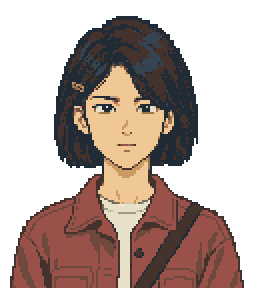
#> input picture godot_native/assets/native/protagonist_female/portrait.png, 128 x 144 px (shown 2 times larger)
$ python -i normalize.py   (imports and definitions only)
#> lines starting #> are read from the running program, lines starting #| are printed output that depends on the picture; after the words box and inside, x2 and y2 are one past the last pixel; in counts of white or black regions, pixels touching at a corner belong together
#> further down, picture is the input picture: PIL image 128x144 RGBA; mean R, G, B, A 65.9, 48.9, 42.8, 135
"""Pack ImageGen character plates into the shared Godot walking art slots."""
import argparse
from collections import deque
from pathlib import Path
from PIL import Image


COLORS = [
    "202B35", "344452", "526B7A", "7993A1",
    "243F5A", "385B79", "547F9D", "F4CD77",
    "44332D", "70503B", "A1744E", "C79B62",
    "6F483E", "A76A4C", "D89C6A", "F0C895",
    "766E63", "A39B87", "C5C1A9", "E8E0C8",
    "9A514A", "C77964", "D8C7A0", "F4EAD5",
]
PALETTE = Image.new("P", (1, 1))
# [1 line not run here, left out]
DIRECTIONS = ("side", "down", "up")
STRIDE = (1, 1, 2, 2, 3, 3, 0, 0)


def silhouette(image):
    """Remove disconnected alpha speckles and crop around the figure."""
    image = image.convert("RGBA")
    mask = image.getchannel("A").point(lambda value: 255 if value >= 150 else 0)
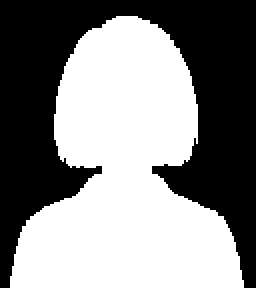
#> mask: PIL image 128x144 L (shown 2 times larger); 52.9% white; 1 black region, box (x1, y1, x2, y2) and area: (0, 0, 128, 144) 8677
    extent = mask.getbbox()
#> extent = (5, 8, 122, 144)
    if not extent:
        raise ValueError("The source cell has no visible character")
    image = image.crop(extent)
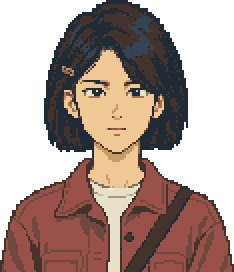
#> image: PIL image 117x136 RGBA (shown 2 times larger); mean R, G, B, A 76.3, 56.7, 49.6, 156.3; transparent parts drawn white
    mask = mask.crop(extent)
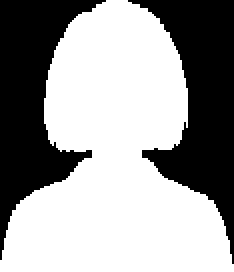
#> mask: PIL image 117x136 L (shown 2 times larger); 61.3% white; 2 black regions, box (x1, y1, x2, y2) and area: (64, 0, 117, 132) 3132, (0, 0, 53, 130) 3025
    width, height = mask.size
#> width = 117; height = 136
    remaining = {(x, y) for y in range(height) for x in range(width) if mask.getpixel((x, y))}
#> remaining = 9755 items
    largest = []
    while remaining:
        todo = deque([remaining.pop()])
        component = []
        while todo:
            x, y = todo.popleft()
            component.append((x, y))
            for pixel in ((x - 1, y), (x + 1, y), (x, y - 1), (x, y + 1)):
                if pixel in remaining:
                    remaining.remove(pixel)
                    todo.append(pixel)
        if len(component) > len(largest):
            largest = component
#> this loop made 1 pass
#> after the loop, largest = 9755 pairs, first value 0 to 116, second value 0 to 135; remaining = 0 items
    clean = Image.new("L", mask.size)
#> clean: PIL image 117x136 L; every value is 0
    for pixel in largest:
        clean.putpixel(pixel, 255)
#> this loop made 9755 passes
#> pixel on passes 1 to 3: (32, 101), (31, 101), (33, 101)
    image.putalpha(clean)
    return image.crop(clean.getbbox())


def pack(image, size, height, ground, max_width):
    image = silhouette(image)
    scale = min(height / image.height, max_width / image.width)
    fitted = image.resize((round(image.width * scale), round(image.height * scale)), Image.Resampling.NEAREST)
    rgb = fitted.convert("RGB").quantize(palette=PALETTE, dither=Image.Dither.NONE).convert("RGBA")
    rgb.putalpha(fitted.getchannel("A"))
    # Clear RGB outside the alpha matte for compact, repeatable PNGs.
    cell = Image.new("RGBA", size)
    cell.paste(rgb, ((size[0] - rgb.width) // 2, ground - rgb.height), rgb.getchannel("A"))
    return cell


def main():
    parser = argparse.ArgumentParser(description=__doc__)
    parser.add_argument("sheet", type=Path)
    parser.add_argument("portrait", type=Path)
    parser.add_argument("output", type=Path)
    parser.add_argument("--front-idle", type=Path)
    parser.add_argument("--seated", type=Path)
    args = parser.parse_args()
    args.output.mkdir(parents=True, exist_ok=True)
    sheet = Image.open(args.sheet)
    atlas = Image.new("RGBA", (960, 480))
    for row, direction in enumerate(DIRECTIONS):
        poses = [
            sheet.crop((sheet.width * col // 4, sheet.height * row // 3,
                        sheet.width * (col + 1) // 4, sheet.height * (row + 1) // 3))
            for col in range(4)
        ]
        if direction == "down" and args.front_idle:
            poses[0] = Image.open(args.front_idle)
        cells = [pack(pose, (120, 160), 134, 159, 80) for pose in poses]
        for frame, index in enumerate(STRIDE):
            atlas.paste(cells[index], (frame * 120, row * 160))
        pack(poses[0], (96, 128), 106, 128, 64).save(args.output / f"player_{direction}_idle.png")
    atlas.save(args.output / "player_walk_full.png", optimize=True)
    pack(Image.open(args.portrait), (128, 144), 136, 144, 126).save(args.output / "portrait.png", optimize=True)
    if args.seated:
        pack(Image.open(args.seated), (96, 128), 88, 112, 60).save(args.output / "player_seated.png", optimize=True)


# [2 lines not run here, left out]

>>> from PIL import Image
>>> picture = Image.open('../../assets/native/protagonist_female/portrait.png')
>>> result = silhouette(picture)
